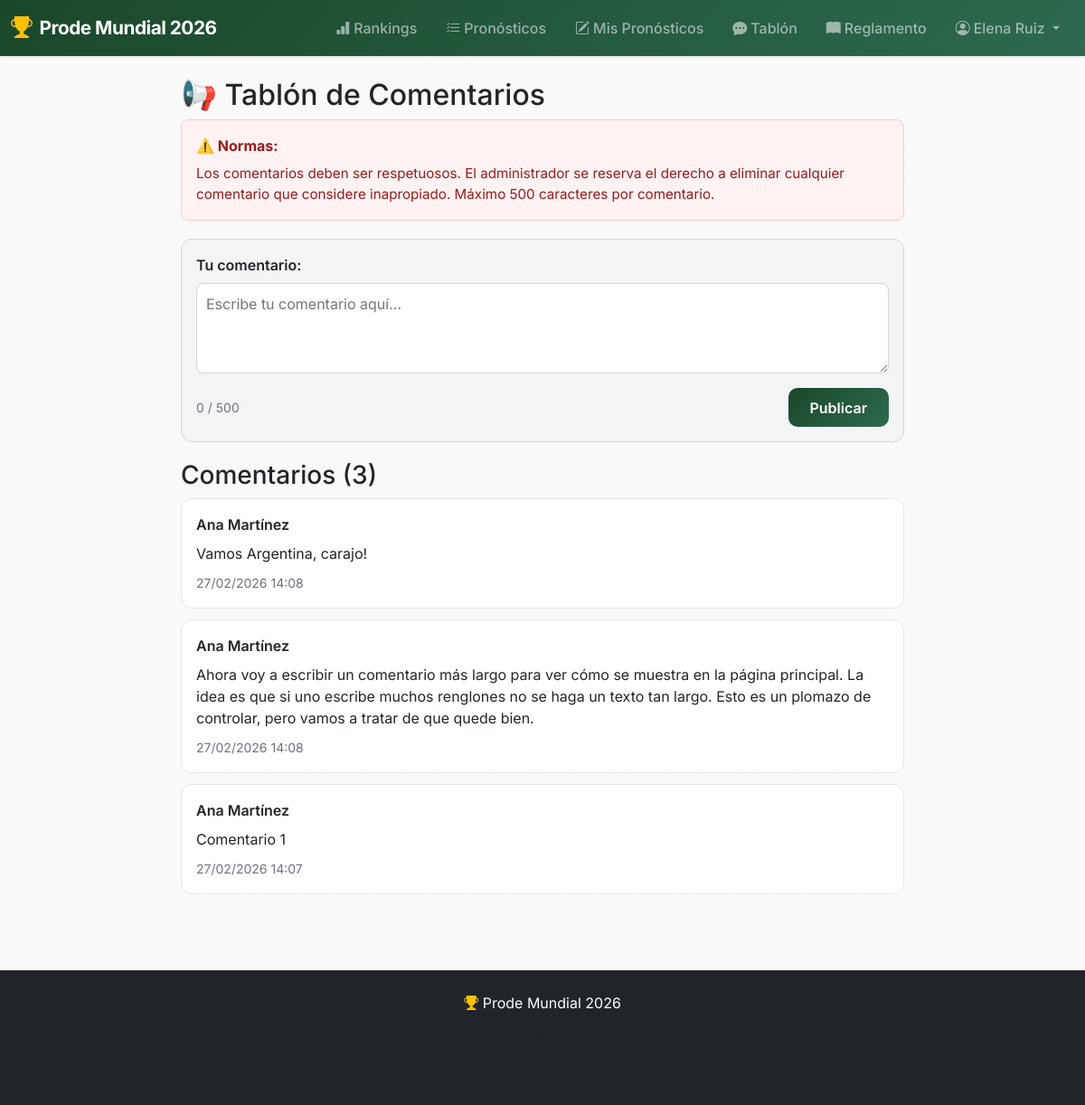
The app's page /tablon (signed in) with its own data.
### models.py (models this page shows, shortened)
class User(db.Model, UserMixin):
    __tablename__ = "users"
    id = db.Column(db.Integer, primary_key=True)
    email = db.Column(db.String(120), unique=True, nullable=False)
    name = db.Column(db.String(80), nullable=False)
    password_hash = db.Column(db.String(256), nullable=True)
    is_admin = db.Column(db.Boolean, default=False)
    is_enabled = db.Column(db.Boolean, default=True)
    predictions = db.relationship('Prediction', backref='user', lazy=True)

class Comment(db.Model):
    __tablename__ = 'comment'
    id = db.Column(db.Integer, primary_key=True)
    user_id = db.Column(db.Integer, db.ForeignKey('users.id'), nullable=False)
    content = db.Column(db.Text, nullable=False)
    created_at = db.Column(db.DateTime, default=datetime.utcnow)
    user = db.relationship('User', backref='comments')

### main/routes.py (the view, shortened to what this page needs)
@main_bp.route('/tablon', methods=['GET', 'POST'])
@login_required
def tablon():
    comments = Comment.query.order_by(Comment.created_at.desc()).limit(10).all()
    return render_template('main/tablon.html', comments=comments)

### app.py (called while the page is built)
@login_manager.user_loader
def load_user(user_id):
    return User.query.get(int(user_id))

@app.context_processor
def inject_user():
    return {'current_user': current_user}

### templates/main/tablon.html (shortened to what this page needs)
{% extends "base.html" %}
{% block content %}
<div style="max-width: 800px; margin: 0 auto;">
    <h2>📢 Tablón de Comentarios</h2>
    <div style="background: #fef2f2; border: 1px solid #fecaca; border-radius: 8px; padding: 16px; margin-bottom: 20px;">
        <p style="margin: 0; color: #991b1b;"><strong>⚠️ Normas:</strong></p>
        <p style="margin: 8px 0 0; color: #991b1b; font-size: 0.95em;">
            Los comentarios deben ser respetuosos. El administrador se reserva el derecho a eliminar cualquier comentario que considere inapropiado. Máximo 500 caracteres por comentario.
        </p>
    </div>
    {% if current_user.is_authenticated %}
    <div style="background: #f3f4f6; border: 1px solid #d1d5db; border-radius: 12px; padding: 16px; margin-bottom: 20px;">
        <form method="POST">
            <label style="display: block; font-weight: 600; margin-bottom: 8px;">Tu comentario:</label>
            <textarea name="content" placeholder="Escribe tu comentario aquí..."
                      style="width: 100%; height: 100px; padding: 10px; border-radius: 8px; border: 1px solid #d1d5db; resize: vertical;"
                      maxlength="500"></textarea>
            <div style="display: flex; justify-content: space-between; align-items: center; margin-top: 10px;">
                <small style="color: #6b7280;" id="char-count">0 / 500</small>
                <button type="submit" class="btn btn-primary">Publicar</button>
            </div>
        </form>
    </div>
    {% else %}
    <p style="text-align: center; color: #6b7280;">
        <a href="{{ url_for('auth.login') }}" style="color: var(--primary);">Inicia sesión</a> para dejar tu comentario
    </p>
    {% endif %}
    <h3>Comentarios ({{ comments|length }})</h3>
    {% if comments %}
        {% for comment in comments %}
        <div style="background: white; border: 1px solid #e5e7eb; border-radius: 12px; padding: 16px; margin-bottom: 12px;">
            <div style="display: flex; justify-content: space-between; align-items: start; gap: 12px;">
                <div style="flex: 1;">
                    <p style="margin: 0 0 8px; font-weight: 600; color: var(--text);">{{ comment.user.name }}</p>
                    <p style="margin: 0 0 8px; color: var(--text); line-height: 1.5;">{{ comment.content }}</p>
                    <small style="color: #6b7280;">{{ comment.created_at.strftime('%d/%m/%Y %H:%M') }}</small>
                </div>
            </div>
        </div>
        {% endfor %}
    {% else %}
        <p style="text-align: center; color: #6b7280;">No hay comentarios aún. ¡Sé el primero!</p>
    {% endif %}
</div>
{% endblock %}

### templates/base.html (shortened to what this page needs)
<!DOCTYPE html>
<html lang="es">
<head>
    <link href="https://cdn.jsdelivr.net/npm/bootstrap@5.3.2/dist/css/bootstrap.min.css" rel="stylesheet">
    <link rel="stylesheet" href="https://cdn.jsdelivr.net/npm/bootstrap-icons@1.11.3/font/bootstrap-icons.min.css">
    <link rel="stylesheet" href="{{ url_for('static', filename='css/site.css') }}?v=7">
</head>
<body>
    <nav class="navbar navbar-expand-lg navbar-dark bg-dark sticky-top shadow-sm">
        <div class="container-fluid">
            <a class="navbar-brand fw-bold d-flex align-items-center" href="{{ url_for('main.index') }}">
                <i class="bi bi-trophy-fill text-warning me-2 fs-4"></i>
                <span>Prode Mundial 2026</span>
            </a>
            <div class="collapse navbar-collapse" id="navbarNav">
                <ul class="navbar-nav ms-auto">
                    <li class="nav-item">
                        <a class="nav-link" href="{{ url_for('main.rankings') }}">
                            <i class="bi bi-bar-chart-fill me-1"></i>Rankings
                        </a>
                    </li>
                    <li class="nav-item">
                        <a class="nav-link" href="{{ url_for('main.all_predictions') }}">
                            <i class="bi bi-list-check me-1"></i>Pronósticos
                        </a>
                    </li>
                    {% if current_user.is_authenticated %}
                        <li class="nav-item">
                            <a class="nav-link" href="{{ url_for('main.predictions') }}">
                                <i class="bi bi-pencil-square me-1"></i>Mis Pronósticos
                            </a>
                        </li>
                    {% endif %}
                    <li class="nav-item">
                        <a class="nav-link" href="{{ url_for('main.tablon') }}">
                            <i class="bi bi-chat-dots-fill me-1"></i>Tablón
                        </a>
                    </li>
                    <li class="nav-item">
                        <a class="nav-link" href="{{ url_for('main.reglamento') }}">
                            <i class="bi bi-book-fill me-1"></i>Reglamento
                        </a>
                    </li>
                    {% if current_user.is_authenticated %}
                        <li class="nav-item dropdown">
                            <a class="nav-link dropdown-toggle" href="#" role="button" data-bs-toggle="dropdown">
                                <i class="bi bi-person-circle me-1"></i>{{ current_user.name }}
                            </a>
                        </li>
                    {% endif %}
                </ul>
            </div>
        </div>
    </nav>
    <div class="container my-4">
        {% block content %}{% endblock %}
    </div>
    <footer class="bg-dark text-white py-4 mt-5">
        <div class="container text-center">
            <p class="mb-2"><i class="bi bi-trophy-fill text-warning"></i> Prode Mundial 2026</p>
            <p class="text-muted small mb-0">Hecho para el Observatorio</p>
        </div>
    </footer>
</body>
</html>

### static/css/site.css (style rules this page uses)
:root { --primary-color: #1a472a; --secondary-color: #ffd700; --accent-color: #e63946; --dark-color: #212529; --light-color: #f8f9fa; --gradient-primary: linear-gradient(135deg, #1a472a 0%, #2d6a4f 100%); --gradient-hero: linear-gradient(135deg, #667eea 0%, #764ba2 100%); --gradient-gold: linear-gradient(135deg, #ffd700 0%, #ffed4e 100%); }
* { box-sizing: border-box; }
body { margin: 0; font-family: 'Inter', -apple-system, BlinkMacSystemFont, "Segoe UI", Roboto, sans-serif; background: linear-gradient(rgba(245, 245, 245, 0.55), rgba(245, 245, 245, 0.55)), url('../images/backgrounds/foto2.jpg'); background-size: cover; background-position: center; background-attachment: fixed; background-repeat: no-repeat; color: #212529; min-height: 100vh; display: flex; flex-direction: column; }
.navbar-dark { background: linear-gradient(135deg, #1a472a 0%, #2d6a4f 100%) !important; }
.navbar-brand { font-size: 1.3rem; letter-spacing: -0.5px; }
.nav-link { font-weight: 500; transition: all 0.3s ease; border-radius: 6px; padding: 0.5rem 1rem !important; }
.container { flex: 1; max-width: 1200px; margin-bottom: 3rem; }
.btn { border-radius: 10px; font-weight: 600; padding: 0.6rem 1.5rem; transition: all 0.3s ease; border: none; }
.btn-primary { background: var(--gradient-primary); }
footer { margin-top: auto; background: #212529 !important; }
h1, h2, h3 { color: var(--text); }

### records on screen
User: name "Elena Ruiz"
Comment: user.name "Ana Martínez", content "Vamos Argentina, carajo!", created_at "27/02/2026 14:08"
Comment: user.name "Ana Martínez", content "Ahora voy a escribir un comentario más largo para ver cómo se muestra en la página principal. La idea es que si uno escribe muchos renglones no se haga un texto tan largo. Esto es un plomazo de controlar, pero vamos a tratar de que quede bien.", created_at "27/02/2026 14:08"
Comment: user.name "Ana Martínez", content "Comentario 1", created_at "27/02/2026 14:07"

### other values on screen
{{ comments|length }} "3"
